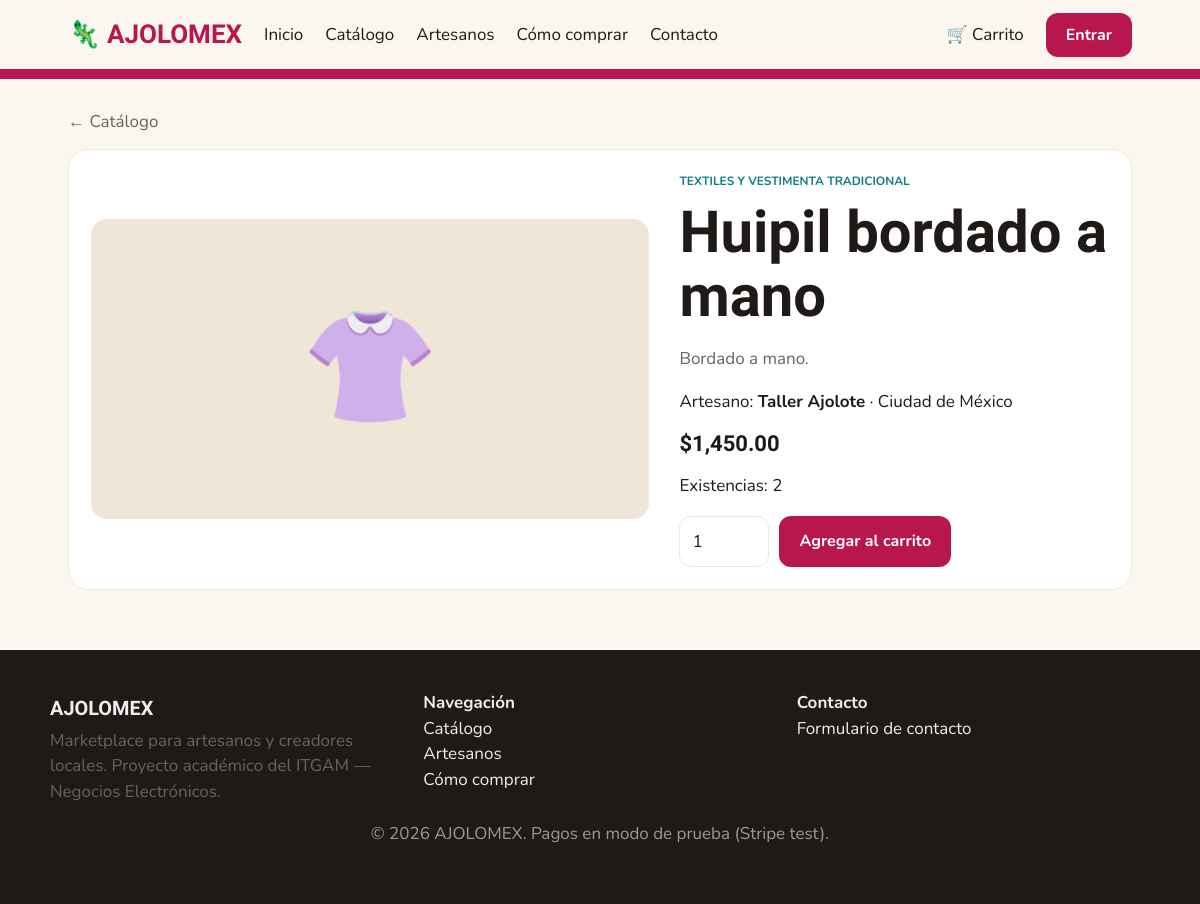
/producto.php?id=9, run on the app's committed database.
### tables this page shows
CREATE TABLE productos(id INT AUTO_INCREMENT PRIMARY KEY,artesano_id INT NOT NULL,categoria TINYINT NOT NULL,nombre VARCHAR(160) NOT NULL,descripcion TEXT,precio DECIMAL(10,2) NOT NULL,stock INT NOT NULL DEFAULT 0,icono VARCHAR(8) DEFAULT '🎁',activo TINYINT(1) DEFAULT 1,FOREIGN KEY(artesano_id) REFERENCES artesanos(id));

CREATE TABLE artesanos(id INT AUTO_INCREMENT PRIMARY KEY,usuario_id INT NULL,nombre VARCHAR(120) NOT NULL,estado VARCHAR(80) NOT NULL,descripcion VARCHAR(255) DEFAULT 'Tienda de demostración de AJOLOMEX.',FOREIGN KEY(usuario_id) REFERENCES usuarios(id) ON DELETE SET NULL);

### producto.php (the view, shortened to what this page needs)
<?php require 'inc.php'; chk();
$p=row('SELECT p.*,a.nombre an,a.estado ae FROM productos p JOIN artesanos a ON a.id=p.artesano_id WHERE p.id=? AND p.activo=1','i',(int)($_GET['id']??0));if(!$p)go('catalogo.php');
head($p['nombre']);?>
<a class="mut" href="catalogo.php">← Catálogo</a><div class="card hero" style="margin-top:14px"><div style="background:var(--beige);border-radius:16px;height:300px;display:grid;place-items:center;font-size:110px"><?=e($p['icono'])?></div>
<div><div class="cat"><?=e(CATS[$p['categoria']])?></div><h1><?=e($p['nombre'])?></h1><p class="mut"><?=e($p['descripcion'])?></p><p>Artesano: <b><?=e($p['an'])?></b> · <?=e($p['ae'])?></p><div class="price"><?=money($p['precio'])?></div><p><?=$p['stock']>0?'Existencias: '.$p['stock']:'Agotado'?></p>
<?php if($p['stock']>0):?><form method="post" style="display:flex;gap:10px"><?=field()?><input type="number" name="qty" min="1" max="<?=$p['stock']?>" value="1" style="width:90px"><button class="btn">Agregar al carrito</button></form><?php endif;?></div></div><?php foot();

### assets/ajolomex.css (style rules this page uses)
:root { --bg:#FBF6EE;--card:#fff;--ink:#1f1a17;--mut:#6b625b;--pink:#B8164F;--teal:#0E7C86;--beige:#F0E6D8;--line:#efe6da;--green:#1e8e4e;color-scheme:light }
* { box-sizing:border-box }
body { margin:0;background:var(--bg);color:var(--ink);font:400 17px/1.5 Nunito,system-ui,sans-serif }
h1,h2,h3,.logo { font-family:'Baloo 2',Nunito,sans-serif;font-weight:800;margin:.2em 0 }
a { color:inherit;text-decoration:none }
.mut { color:var(--mut) }
.btn { display:inline-block;background:var(--pink);color:#fff;border:0;border-radius:12px;padding:11px 20px;font:700 16px Nunito;cursor:pointer }
.card { background:var(--card);border:1px solid var(--line);border-radius:20px;padding:22px }
.cat { color:var(--teal);font-size:12px;font-weight:700;text-transform:uppercase }
.price { font:800 22px 'Baloo 2' }
input,select,textarea { width:100%;padding:12px;border:1px solid var(--line);border-radius:12px;font:inherit;background:var(--card);color:var(--ink) }
.hero { display:grid;grid-template-columns:1.3fr 1fr;gap:30px;align-items:center }
.hero h1 { font-size:clamp(34px,6vw,58px);line-height:1.1 }

### data on the page
productos: icono "👚", categoria "TEXTILES Y VESTIMENTA TRADICIONAL", nombre "Huipil bordado a mano", descripcion "Bordado a mano.", artesano.nombre "Taller Ajolote", artesano.estado "Ciudad de México", precio "$1,450.00", stock "2"
